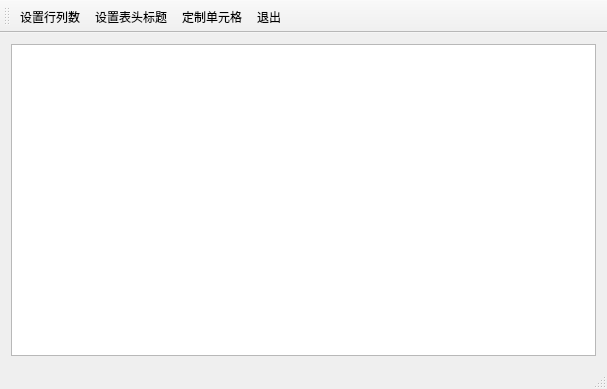
<?xml version="1.0" encoding="UTF-8"?>
<ui version="4.0">
 <class>MainWindow</class>
 <widget class="QMainWindow" name="MainWindow">
  <property name="geometry">
   <rect>
    <x>0</x>
    <y>0</y>
    <width>607</width>
    <height>389</height>
   </rect>
  </property>
  <property name="windowTitle">
   <string>MainWindow</string>
  </property>
  <widget class="QWidget" name="centralWidget">
   <layout class="QGridLayout" name="gridLayout">
    <item row="0" column="0">
     <widget class="QTableView" name="tableView"/>
    </item>
   </layout>
  </widget>
  <widget class="QMenuBar" name="menuBar">
   <property name="geometry">
    <rect>
     <x>0</x>
     <y>0</y>
     <width>607</width>
     <height>23</height>
    </rect>
   </property>
  </widget>
  <widget class="QToolBar" name="mainToolBar">
   <property name="toolButtonStyle">
    <enum>Qt::ToolButtonTextUnderIcon</enum>
   </property>
   <attribute name="toolBarArea">
    <enum>TopToolBarArea</enum>
   </attribute>
   <attribute name="toolBarBreak">
    <bool>false</bool>
   </attribute>
   <addaction name="actTab_SetSize"/>
   <addaction name="actTab_SetHeader"/>
   <addaction name="actTab_Locate"/>
   <addaction name="actExit"/>
  </widget>
  <widget class="QStatusBar" name="statusBar"/>
  <action name="actTab_SetSize">
   <property name="icon">
    <iconset>
     <normaloff>../build-Custom_dialog_box_and_calling_method-Desktop_Qt_5_9_0_MinGW_32bit-Debug/favicon26.ico</normaloff>../build-Custom_dialog_box_and_calling_method-Desktop_Qt_5_9_0_MinGW_32bit-Debug/favicon26.ico</iconset>
   </property>
   <property name="text">
    <string>设置行列数</string>
   </property>
   <property name="toolTip">
    <string>设置表格行列数</string>
   </property>
  </action>
  <action name="actTab_SetHeader">
   <property name="icon">
    <iconset>
     <normaloff>../build-Custom_dialog_box_and_calling_method-Desktop_Qt_5_9_0_MinGW_32bit-Debug/favicon23.ico</normaloff>../build-Custom_dialog_box_and_calling_method-Desktop_Qt_5_9_0_MinGW_32bit-Debug/favicon23.ico</iconset>
   </property>
   <property name="text">
    <string>设置表头标题</string>
   </property>
   <property name="toolTip">
    <string>设置表头标题</string>
   </property>
  </action>
  <action name="actTab_Locate">
   <property name="icon">
    <iconset>
     <normaloff>../build-Custom_dialog_box_and_calling_method-Desktop_Qt_5_9_0_MinGW_32bit-Debug/favicon12.ico</normaloff>../build-Custom_dialog_box_and_calling_method-Desktop_Qt_5_9_0_MinGW_32bit-Debug/favicon12.ico</iconset>
   </property>
   <property name="text">
    <string>定制单元格</string>
   </property>
   <property name="toolTip">
    <string>定制单元格</string>
   </property>
  </action>
  <action name="actExit">
   <property name="icon">
    <iconset>
     <normaloff>../build-Custom_dialog_box_and_calling_method-Desktop_Qt_5_9_0_MinGW_32bit-Debug/favicon7.ico</normaloff>../build-Custom_dialog_box_and_calling_method-Desktop_Qt_5_9_0_MinGW_32bit-Debug/favicon7.ico</iconset>
   </property>
   <property name="text">
    <string>退出</string>
   </property>
   <property name="toolTip">
    <string>退出</string>
   </property>
  </action>
 </widget>
 <layoutdefault spacing="6" margin="11"/>
 <resources/>
 <connections>
  <connection>
   <sender>actExit</sender>
   <signal>triggered()</signal>
   <receiver>MainWindow</receiver>
   <slot>close()</slot>
   <hints>
    <hint type="sourcelabel">
     <x>-1</x>
     <y>-1</y>
    </hint>
    <hint type="destinationlabel">
     <x>303</x>
     <y>194</y>
    </hint>
   </hints>
  </connection>
 </connections>
</ui>
